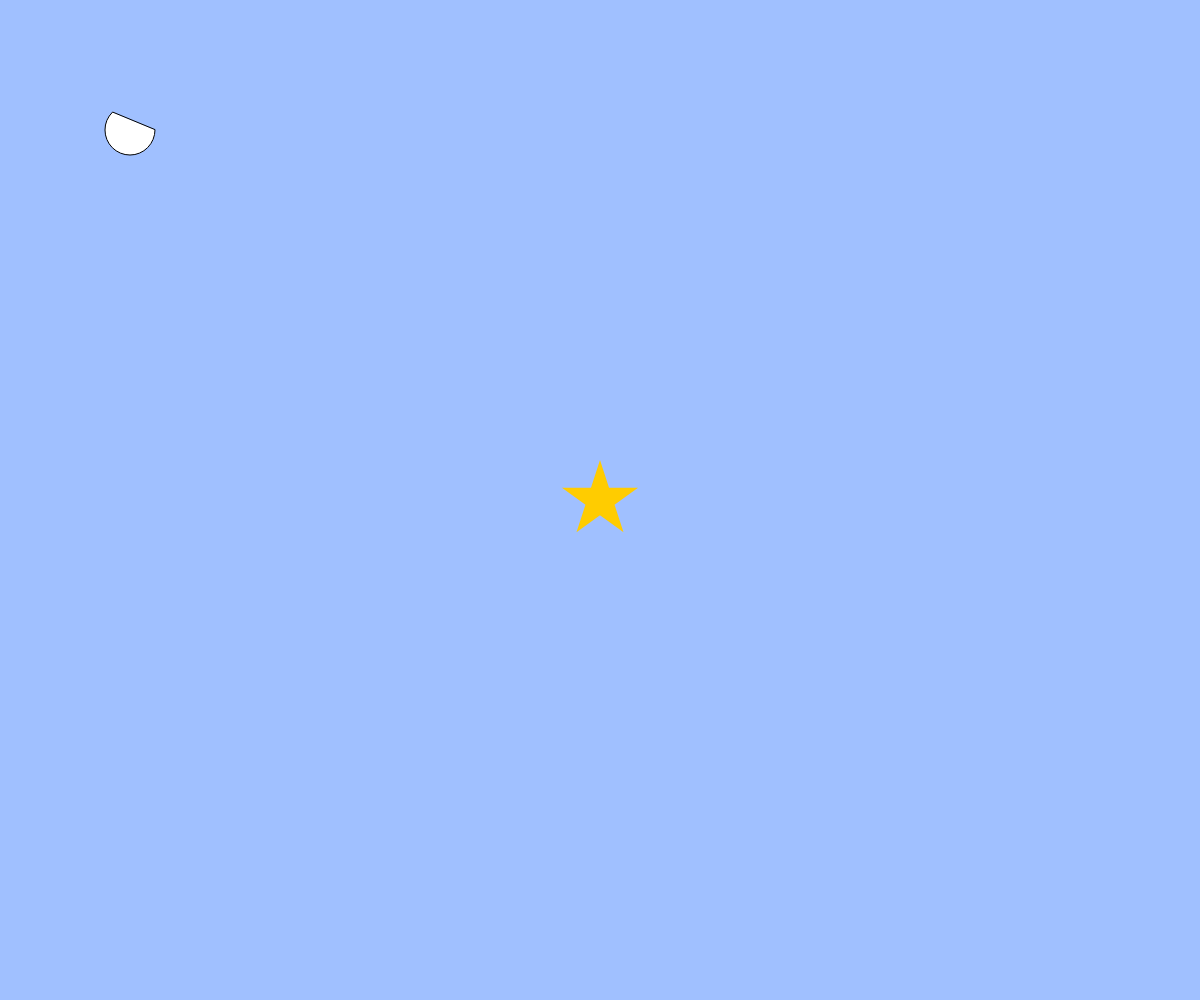
Frame 1 (no input)
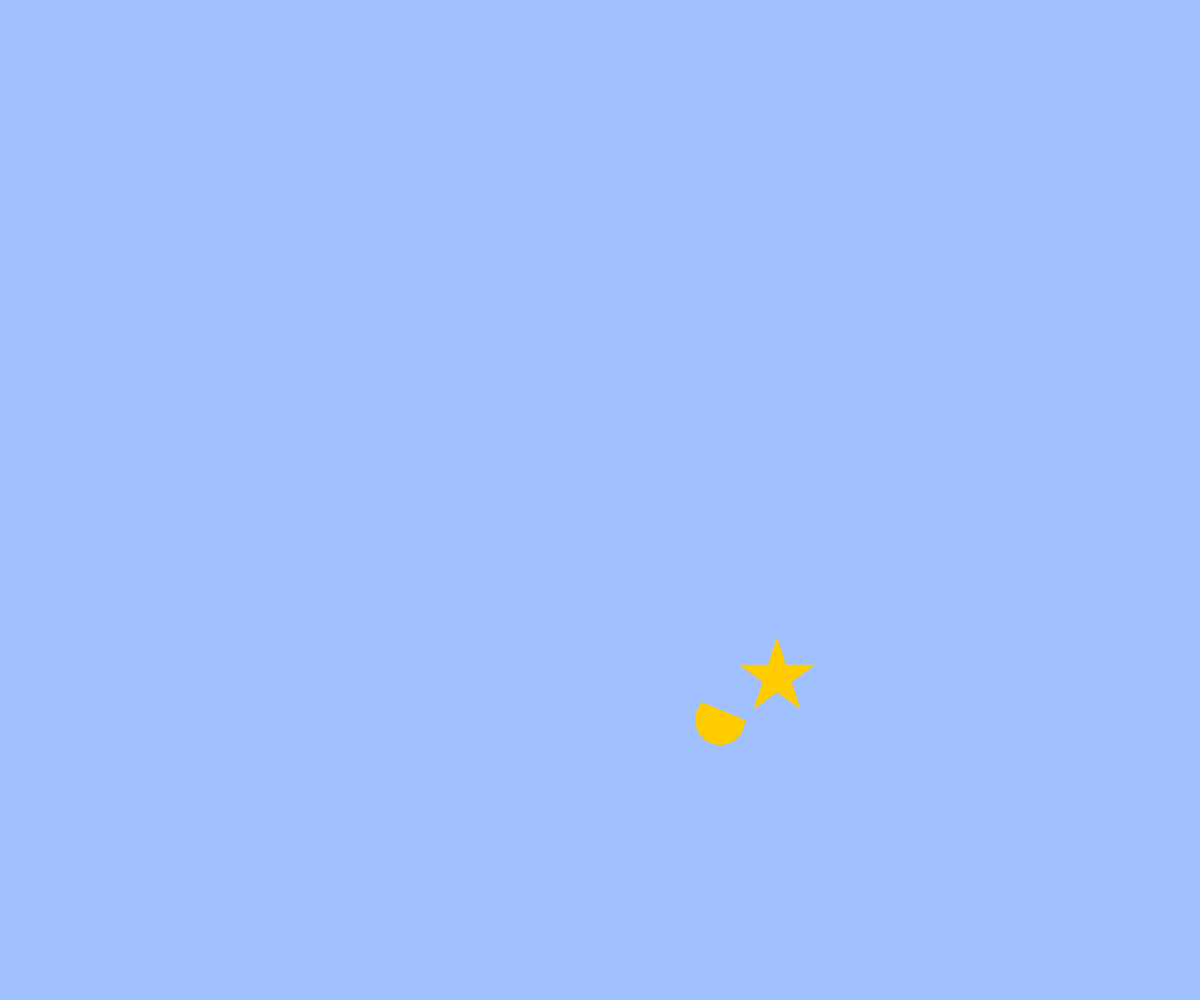
Frame 60 (no input)
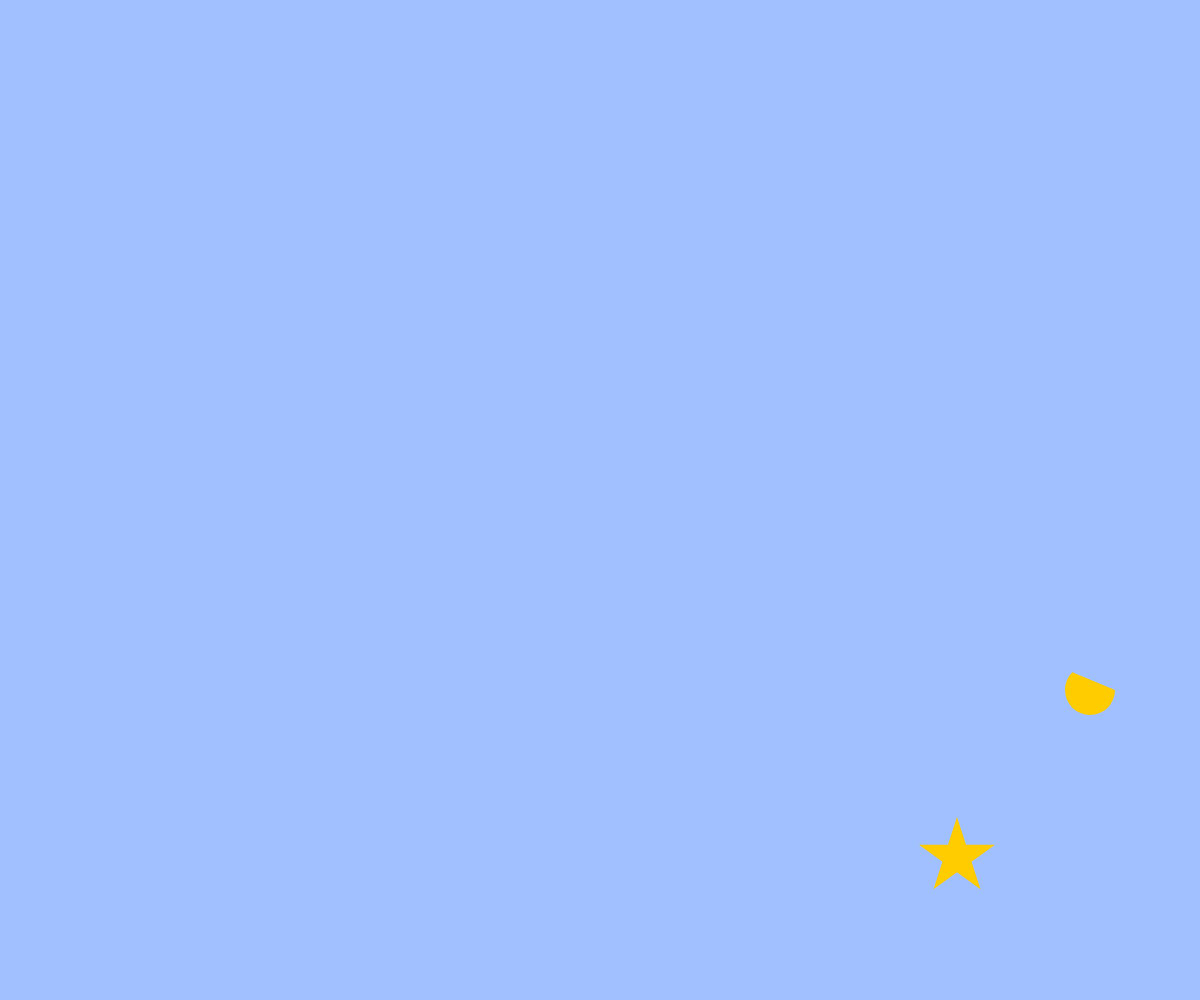
Frame 120 (the mouse pressed at the canvas centre since frame 60)

The p5.js sketch that drew these frames (run headless with seeded random() and noise() and a simulated clock; from frame 60 on, the mouse is pressed at the canvas centre):

// p5.js sketch
// ── sketch.js
// 最終課題を制作しよう
let x, y,a,b, vx, vy,wa, wb, count;
let grabbed;

function setup(){
  createCanvas(windowWidth, windowHeight);
  reset();
  x = width / 2;
  y = height / 2;
  a = width/10;
  b = width/10
  vx = 3;
  vy = 3;
  wa = 10;
  wb = 10;
  count=0;
}

function reset(){
  x=width/2;
  y=height/2;
  vx=0;
  vy=0;
  grabbed = false;
}

function draw(){
  background(160, 192, 255);
  a += wa;
  b += wb;
  arc(a,b,50,50,0,PI+QUARTER_PI,CHORD);
  if(a<0||a>width){wa = -1*wa;}
  if(b<0||b>height){wb = -1*wb;}
  a=constrain(a,0,width);
  b=constrain(b,0,height);

  star(x,y,40,PI/36);
  if(!grabbed){
    x += vx;
    y += vy;
    if(x<0||x>width){vx = -1*vx;}
    if(y<0||y>height){vy = -1*vy;}
    x=constrain(x,0,width);
    y=constrain(y,0,height);
  }
  if(dist(mouseX,mouseY,a,b)&&dist(x,y,a,b)<10){
    vx=0;
    vy=0;
    wa=0;
    wb=0;
  }
}

function star(cx, cy, r){
 noStroke();
 fill(255, 204, 0);
 beginShape();
 for(let i = 0; i < 5; i++){
  const theta = TWO_PI * i * 2 / 5 - HALF_PI;
  const x = cx + cos(theta) * r;
  const y = cy + sin(theta) * r;
  vertex(x, y);
 }
  endShape(CLOSE);
}


function keyPressed(){
  if(key==" "){reset();}
}

function mousePressed(){
  grabbed= dist(mouseX,mouseY,x,y)<40
}

function mouseDragged(){
  if(grabbed){
    x=mouseX;
    y=mouseY;
  }
}

function mouseReleased(){
  if(grabbed){
    grabbed=false;
    vx=mouseX-pmouseX;
    vy=mouseY-pmouseY;
  }
}

function windowResized(){
  resizeCanvas(windowWidth, windowHeight);
}
